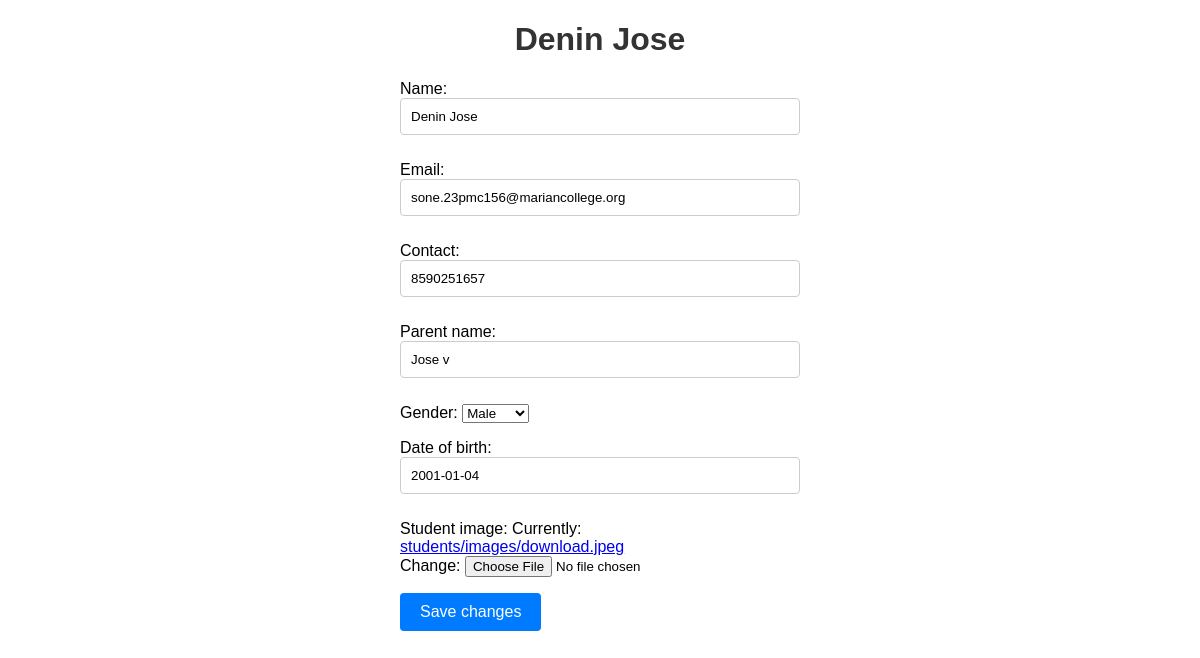
The page /s_student_detail/10/ on the database its author committed.
### college_app/models.py (models this page shows, shortened)
class Student(models.Model):
    GENDER_CHOICES = (
        ('M', 'Male'),
        ('F', 'Female'),
        ('O', 'Other'),
    )
    COURSE_CHOICES = (
        ('MCA', 'MCA'),
        ('MBA', 'MBA'),
        ('MMH', 'MMH'),
        ('MA', 'MA'),
        ('MSW', 'MSW'),
        ('MCMS', 'MCMS'),
    )
    name = models.CharField(max_length=200, validators=[MinLengthValidator(2)])
    email = models.EmailField(max_length=254, unique=True)
    contact = models.CharField(max_length=10, unique=True)
    parent_name = models.CharField(max_length=200, validators=[MinLengthValidator(2)])
    gender = models.CharField(max_length=1, choices=GENDER_CHOICES)
    course = models.CharField(max_length=4, choices=COURSE_CHOICES)
    date_of_birth = models.DateField()
    registration_date = models.DateTimeField(auto_now_add=True)
    student_image = models.ImageField(upload_to='students/images/')
    roll_number = models.CharField(max_length=50, unique=True, blank=True)
    password = models.CharField(
        max_length=100,
        validators=[
            RegexValidator(
                regex=r'^(?=.*[A-Za-z])(?=.*\d)(?=.*[@$!%*#?&])[A-Za-z\d@$!%*#?&]{8,}$',
                message="Password should have at least one letter, one number, and one special character"
            )
        ]
    )
    is_approved = models.BooleanField(default=False)

### college_app/views.py (the view, shortened to what this page needs)
# urls.py: path('s_student_detail/<int:pk>/', views.s_student_detail.as_view(),name='s_student_detail'),
class s_student_detail(UpdateView):
    model = Student
    fields = ['name', 'email','contact', 'parent_name', 'gender', 'date_of_birth', 'student_image']
    template_name = 's_student_detail.html'

### templates/s_student_detail.html (shortened to what this page needs)
<!DOCTYPE html>
<html lang="en">
  <head>
  </head>
  <body>
    <h1>{{ form.instance.name }}</h1>
    <form method="post" enctype="multipart/form-data">
      {% csrf_token %} {{ form.as_p }}
      <button type="submit">Save changes</button>
    </form>
  </body>
</html>

### templates/s_student_detail.html (style rules this page uses)
body { font-family: Arial, sans-serif; margin: 20px; }
h1 { color: #333; text-align: center; }
form { max-width: 400px; margin: 0 auto; }
input[type="text"], input[type="email"], input[type="password"], textarea { width: 100%; padding: 10px; margin-bottom: 10px; border: 1px solid #ccc; border-radius: 4px; box-sizing: border-box; }
button { padding: 10px 20px; background-color: #007bff; color: #fff; border: none; border-radius: 4px; cursor: pointer; font-size: 16px; }

### rows shown on the page
Student: instance.name "Denin Jose", name "Denin Jose", email "sone.23pmc156@mariancollege.org", contact "8590251657", parent_name "Jose v", gender "Male", date_of_birth "2001-01-04"
